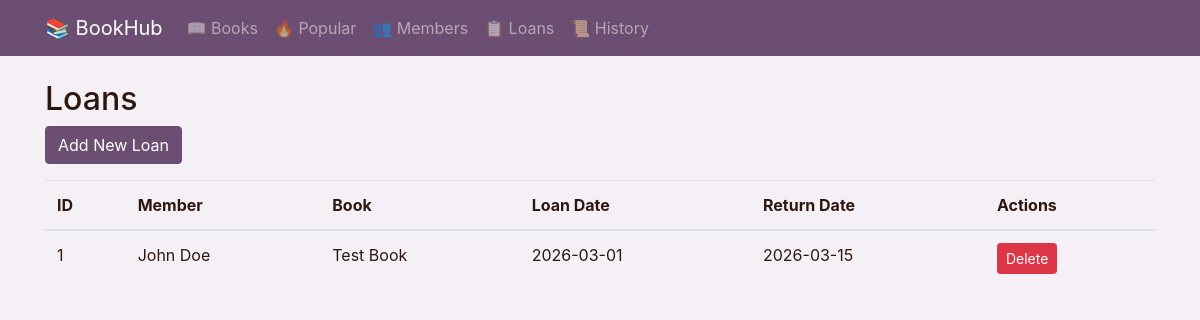
Page /loans on the committed database.
### app.py (models this page shows)
class Loan(db.Model):
    id = db.Column(db.Integer, primary_key=True)
    member_id = db.Column(db.Integer, db.ForeignKey('member.id'), nullable=False)
    book_id = db.Column(db.Integer, db.ForeignKey('book.id'), nullable=False)
    loan_date = db.Column(db.Date, nullable=False)
    return_date = db.Column(db.Date)
    returned = db.Column(db.Boolean, default=False)
    late_fee = db.Column(db.Float, default=0.0)
    member = db.relationship('Member', backref='loans', lazy=True)
    book = db.relationship('Book', backref='loans', lazy=True)

class Member(db.Model):
    id = db.Column(db.Integer, primary_key=True)
    name = db.Column(db.String(100), nullable=False)
    email = db.Column(db.String(100), unique=True, nullable=False)
    contact = db.Column(db.String(15))
    member_since = db.Column(db.Date, default=datetime.utcnow)

class Book(db.Model):
    id = db.Column(db.Integer, primary_key=True)
    title = db.Column(db.String(100), nullable=False)
    author = db.Column(db.String(100), nullable=False)
    genre = db.Column(db.String(50))
    year_published = db.Column(db.Integer)
    average_rating = db.Column(db.Float, default=0.0)  # New field
    reviews = db.relationship('Review', backref='book', lazy=True)  # New relationship

### app.py (the view)
@app.route('/loans')
def list_loans():
    loans = db.session.query(Loan, Member, Book).join(Member).join(Book).filter(Loan.returned == False).all()
    overdue_loans = []
    for loan, member, book in loans:
        if loan.return_date and loan.return_date < datetime.utcnow().date():
            overdue_loans.append(loan.id)
            days_overdue = (datetime.utcnow().date() - loan.return_date).days
            loan.late_fee = days_overdue * 1.0
    db.session.commit()
    return render_template('loans.html', loans=loans, overdue_loans=overdue_loans)

### templates/loans.html
{% extends "base.html" %}
{% block content %}
<h2>Loans</h2>
<a href="/loans/add" class="btn btn-primary mb-3">Add New Loan</a>
<table class="table">
    <thead>
        <tr>
            <th>ID</th>
            <th>Member</th>
            <th>Book</th>
            <th>Loan Date</th>
            <th>Return Date</th>
            <th>Actions</th>
        </tr>
    </thead>
    <tbody>
        {% for loan, member, book in loans %}
        <tr>
            <td>{{ loan.id }}</td>
            <td>{{ member.name }}</td>
            <td>{{ book.title }}</td>
            <td>{{ loan.loan_date }}</td>
            <td>{{ loan.return_date }}</td>
            <td>
                <form action="/loans/delete/{{ loan.id }}" method="post" style="display: inline;">
                    <button type="submit" class="btn btn-danger btn-sm">Delete</button>
                </form>
            </td>
        </tr>
        {% endfor %}
    </tbody>
</table>
{% endblock %}

### templates/base.html (style rules this page uses)
:root { --primary-color: #6B4E71; --secondary-color: #8E7C93; --accent-color: #B6A6BB; --background-color: #F5F0F6; --text-color: #2C1810; }
body { background-color: var(--background-color); color: var(--text-color); }
.btn-primary { background-color: var(--primary-color); border-color: var(--primary-color); }

### rows in the picture
Loan: id "1", name "John Doe", title "Test Book", loan_date "2026-03-01", return_date "2026-03-15"
